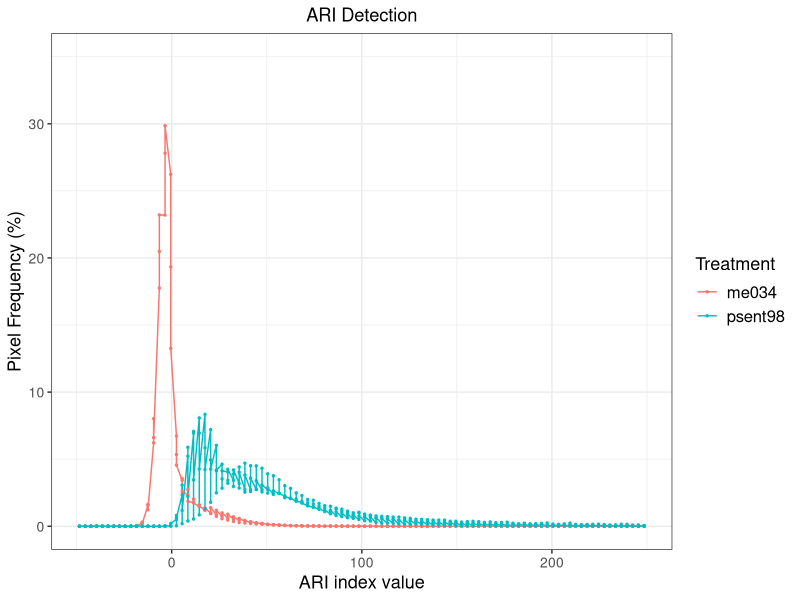

This chart was generated by the following R code:
library(ggplot2)
library(dplyr)

setwd("~/")
neb <- read.csv("setaria_psent98.csv")
labels=sort(unique(neb$line))
labels

#Plotting reflectance by treatment

pdf(file="ari_psent98_me034.pdf",width = 10,height = 6.5,pointsize = 5,useDingbats = FALSE)
ggplot(neb, aes(x=label, y=ari_freq, group=line, color=line)) + 
  geom_line(size=0.5) + geom_point(size=0.5) + #geom_errorbar(aes(ymin=mean_freq-std_dev, ymax=mean_freq+std_dev, alpha=0), width=0) + 
  theme_bw() +
  scale_x_continuous("ARI index value") + 
  scale_y_continuous("Pixel Frequency (%)") + 
  theme(axis.text.x = element_text(size = 10), axis.text.y = element_text(size = 10),
        axis.title = element_text(size = 13), legend.text = element_text(size = 12),
        legend.title = element_text(size = 13)) +
  coord_cartesian(ylim=c(0,35))+
  scale_color_discrete(name = "Treatment",labels=c("me034","psent98"))+
  ggtitle("ARI Detection") + theme(plot.title = element_text(hjust = 0.5))
dev.off()

#ks TEST

me034 <- filter(neb, line == "me034")
psent98 <- filter(neb, line == "psent98")

ks.test(x = me034$ari_freq, y = psent98$ari_freq)